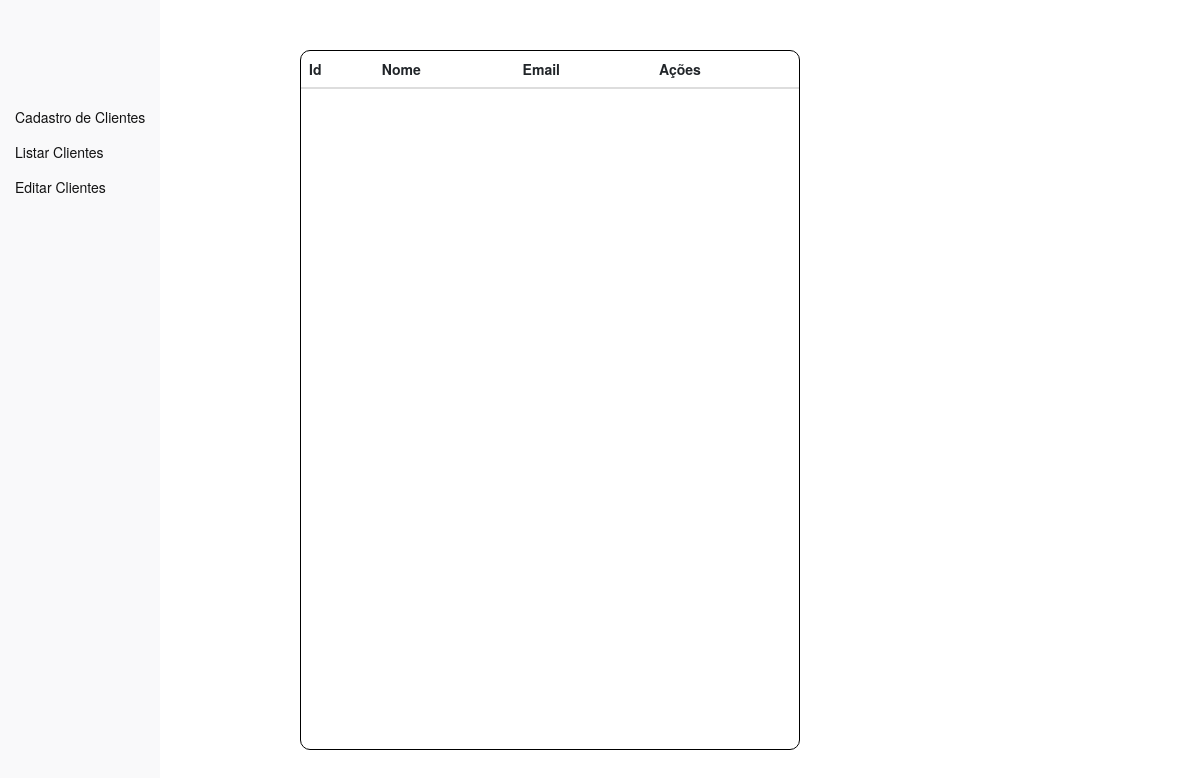
The app's page /clientes/lista_de_clientes/, older data.
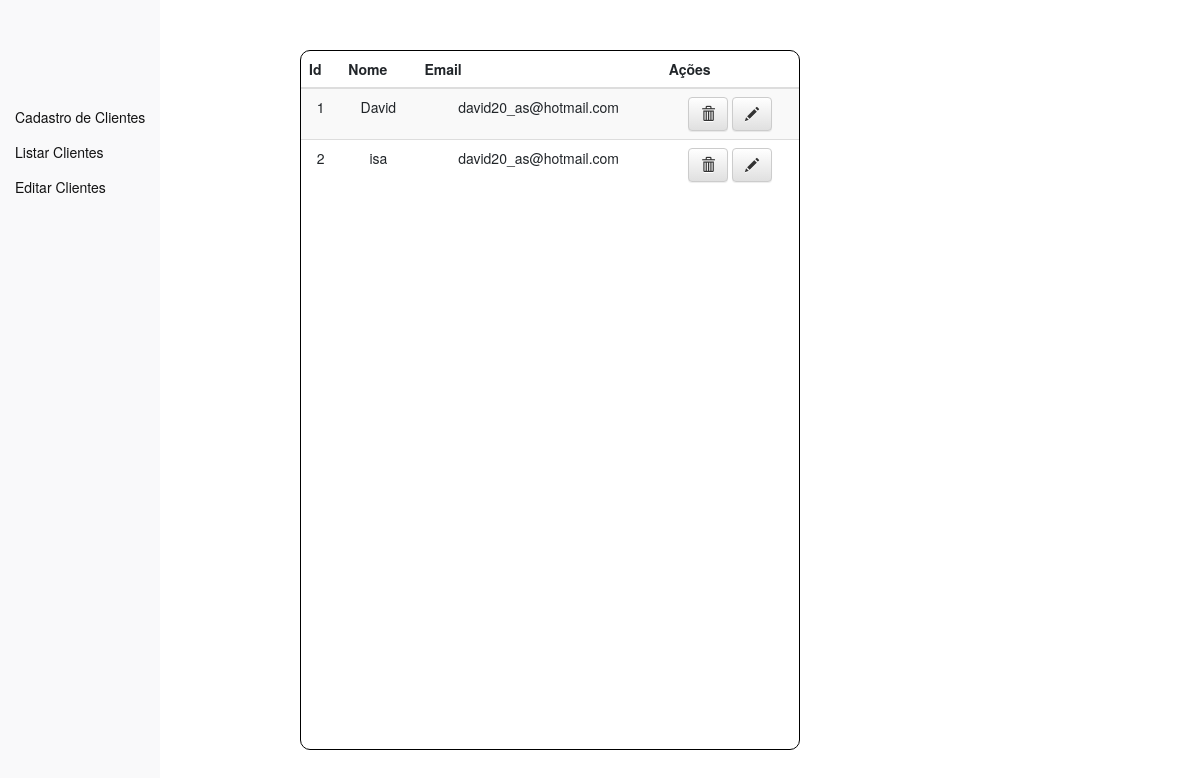
The same page, newer data.
### clientes/models.py (models this page shows, shortened)
class NomeUsuario(models.Model):
    ESTADO_CIVIL = (
        ("solteiro", "solteiro"),
        ("casado", "casado"),
        ("viuvo", "viuvo"),
    )
    GENEROS = (
        ("masculino", "masculino"),
        ("feminino", "feminino"),
        ("outros", "outros"),
    )
    id_usuario = models.AutoField(primary_key=True)
    nome = models.CharField(max_length=120)
    cel = models.IntegerField()
    email = models.EmailField(null=False, blank=False)
    cpf = models.IntegerField()
    estado_civil = models.CharField(max_length=40, choices=ESTADO_CIVIL, blank=False, null=False)
    genero = models.CharField(max_length=40, choices=GENEROS, blank=False, null=False)
    rua = models.CharField(max_length=80)
    complemento = models.CharField(max_length=40)
    cidade = models.CharField(max_length=40)
    estado = models.CharField(max_length=40)
    cep = models.CharField(max_length=40)

### clientes/views.py (the view)
# urls.py: path('lista_de_clientes/', lista_de_clientes, name="lista_de_clientes"),
def lista_de_clientes(request):
    clientes = NomeUsuario.objects.all
    contexto = {
        "clientes" : clientes
    }
    return render(request, "lista_de_clientes.html", contexto)

### templates/lista_de_clientes.html (shortened to what this page needs)
{% extends 'base.html' %}
{% load static %}
    {% block content %}
        <div class="conteudo-cadastro">
            <div class="trans_borde">
                <div class="table-responsive">
                    <table class="table table-striped">
                        <thead>
                            <tr>
                                <th>Id</th>
                                <th>Nome</th>
                                <th>Email</th>
                                <th>Ações</th>
                            </tr>
                        </thead>
                        <tbody>
                            {% for cliente in clientes %}
                            <tr>
                                <td>{{cliente.id_usuario}}</td>
                                <td>{{cliente.nome}}</td>
                                <td>{{cliente.email}}</td>
                                <td>
                                    <a class="btn btn-default" href="{% url 'excluir_cliente' cliente.id_usuario %}"><span class="glyphicon glyphicon-trash"></span></a>
                                    <a class="btn btn-default" href="{% url 'editar_cliente' cliente.id_usuario %}"><span class="glyphicon glyphicon-pencil"></span></a>
                                </td>
                            </tr>
                            {% endfor %}
                        </tbody>
                    </table>
                </div>
            </div>
        </div>
    {% endblock%}

Row changes from the older to the newer data that the page shows:
added NomeUsuario: id_usuario "1", nome "David", email "david20_as@hotmail.com"
added NomeUsuario: id_usuario "2", nome "isa", email "david20_as@hotmail.com"
